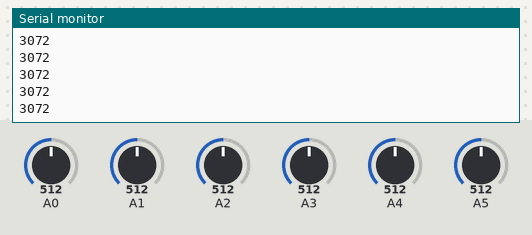
Recording of a sketch running on a simulated Arduino Uno, built with avr-gcc and run on an emulated ATmega328P. Shown: the last lines printed to the serial monitor. The test bench sets the inputs (shaded band); at power-on: A0 = 512, A1 = 512, A2 = 512, A3 = 512, A4 = 512, A5 = 512.

Above: at 1.2 s.
1.3 s: A0 set to 716
At 1.8 s:
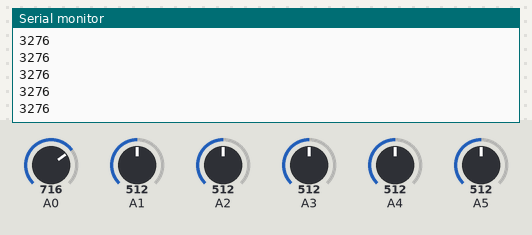
2.8 s: A1 set to 716
At 3.3 s:
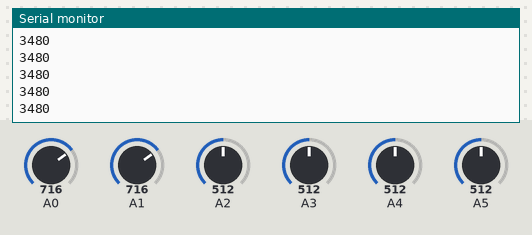
4.3 s: A2 set to 716
At 5.3 s:
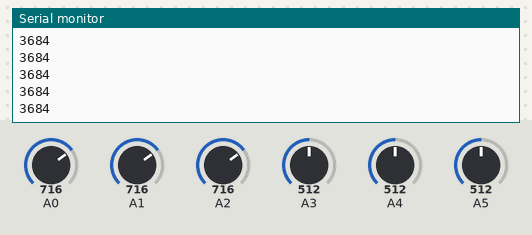
5.8 s: A3 set to 716
At 6.3 s:
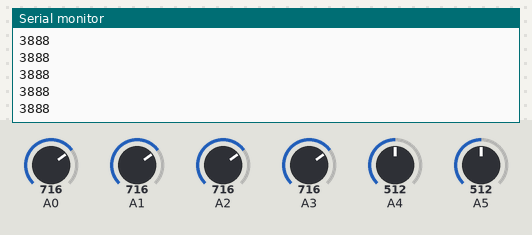
7.3 s: A4 set to 716
At 8.4 s:
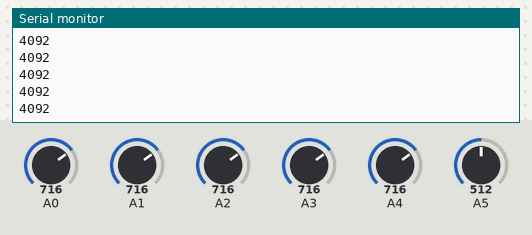
8.8 s: A5 set to 716
At 9.6 s:
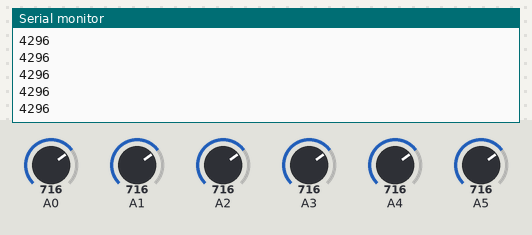
Timing chart, 0 to 11.3 s (numbered marks = the images above; inputs shaded):
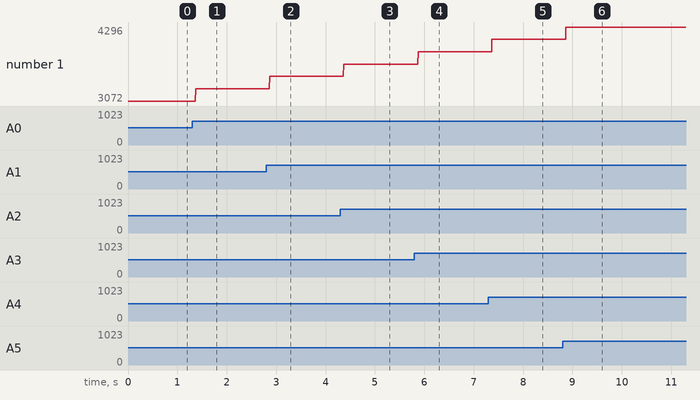

The sketch:

sketch_aug11a.ino
```cpp
void setup() {
  // put your setup code here, to run once:
  Serial.begin(9600);
}

void loop() {
  // put your main code here, to run repeatedly:
  //int a0,a1,a2,a3,a4,a5 = 0;
  int total = 0;
  int apins[6];
  for (int i = 0; i < 6; i++) {
    apins[i] = analogRead(i);
    total += apins[i];
  }

  if (total > 0) {Serial.println(total);}
}
```

Measured:
- after the input at 1.3 s, the serial monitor: prints a new line after 0.07 s (image 1)
- after the input at 2.8 s, the serial monitor: prints a new line after 0.07 s (image 2)
- after the input at 4.3 s, the serial monitor: prints a new line after 0.07 s (image 3)
- after the input at 5.8 s, the serial monitor: prints a new line after 0.07 s (image 4)
- after the input at 7.3 s, the serial monitor: prints a new line after 0.07 s (image 5)
- after the input at 8.8 s, the serial monitor: prints a new line after 0.07 s (image 6)
- plotted number 1: 3072 → 3276 after the input at 1.3 s, 3276 → 3480 after the input at 2.8 s, 3480 → 3684 after the input at 4.3 s, 3684 → 3888 after the input at 5.8 s, 3888 → 4092 after the input at 7.3 s
